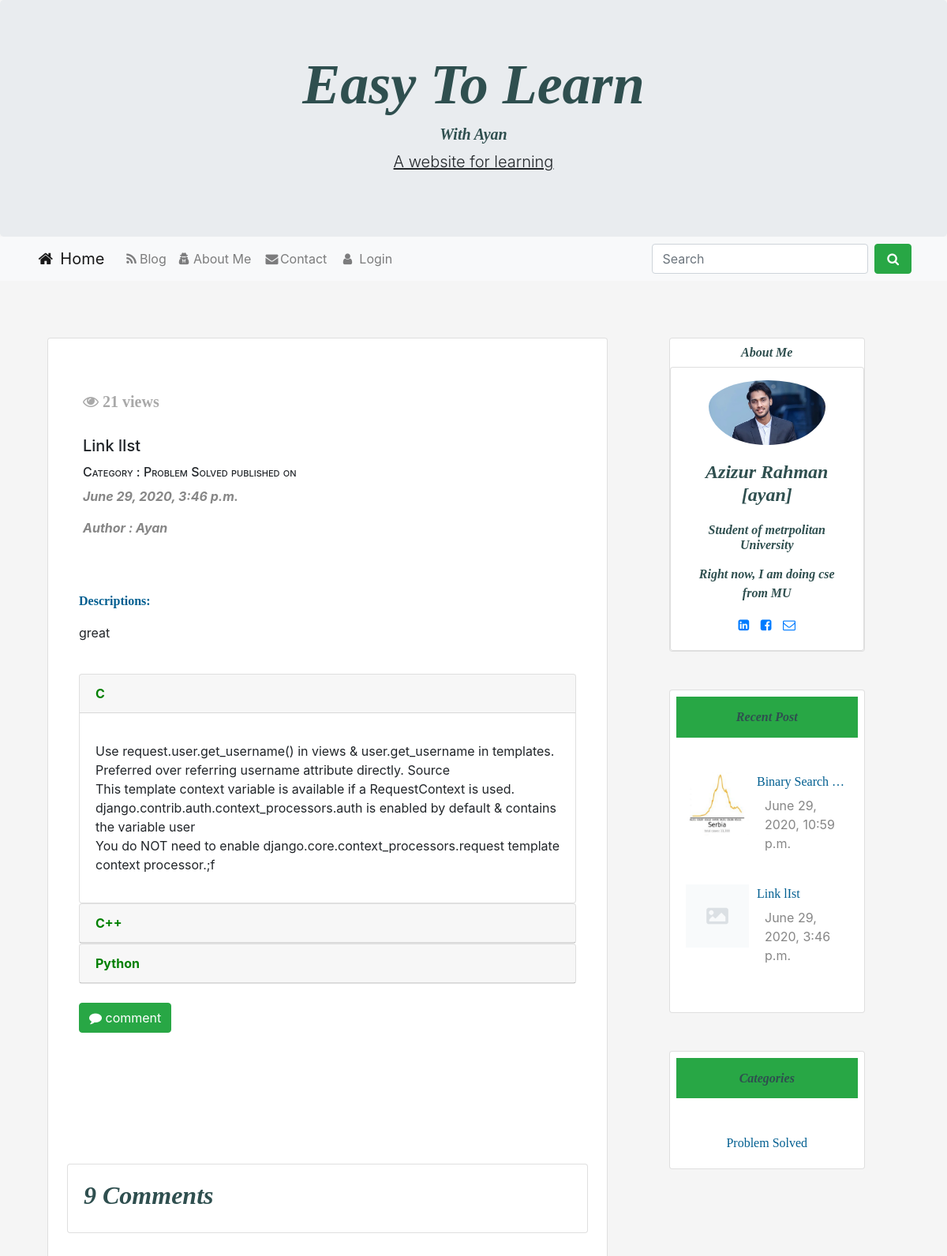
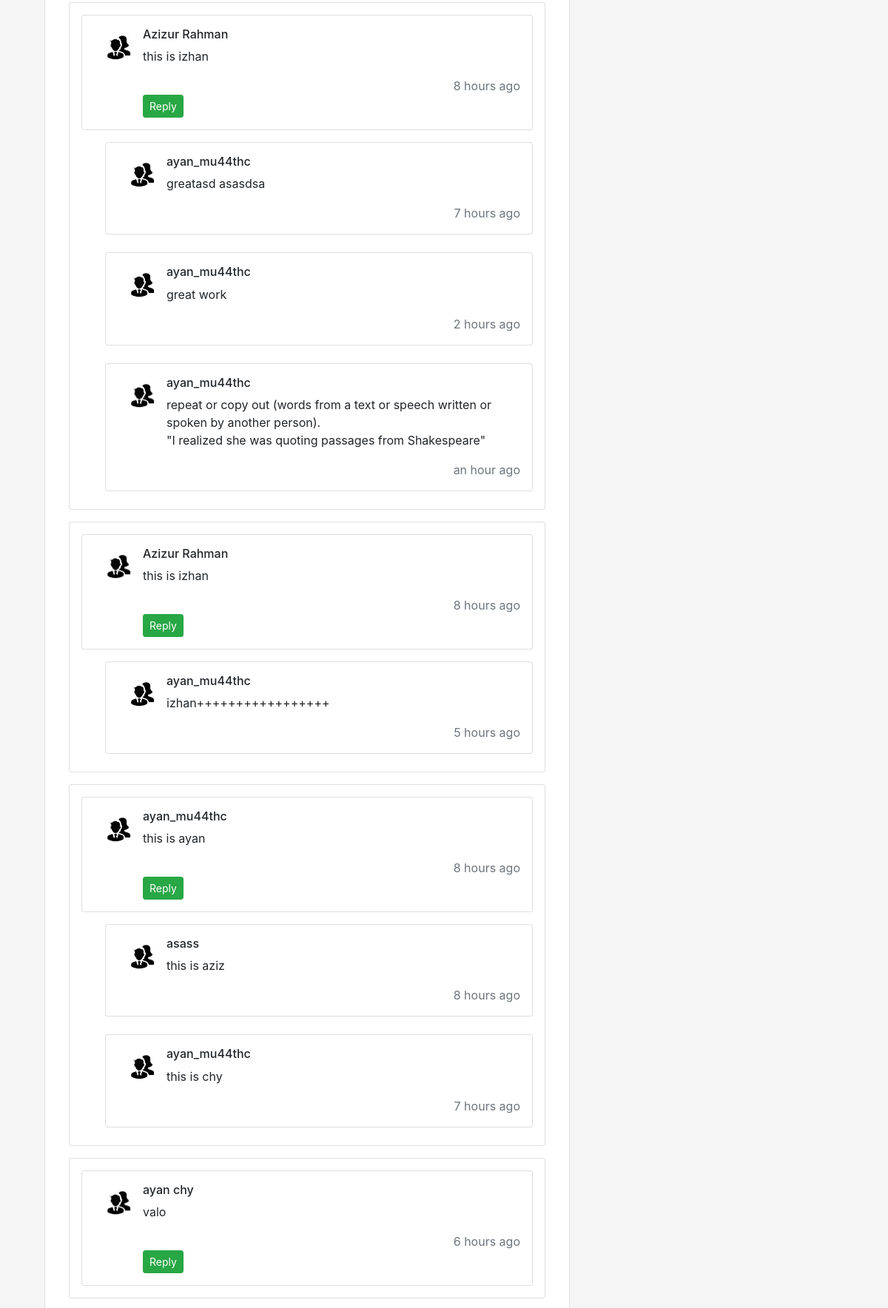
/6/ (upper part), run on the app's committed database (2 pictures, top to bottom).
### home/models.py (models this page shows, shortened)
class Post(models.Model):
    category = models.ForeignKey(Category, on_delete=models.CASCADE)
    postAuthor = models.CharField(max_length=200)
    postId = models.AutoField(primary_key=True, auto_created=True)
    postTitle = models.CharField(max_length=200)
    postTimeDate = models.DateTimeField(auto_now_add=True, auto_now=False, blank=True)
    postInC = models.TextField()
    postInCplus = models.TextField()
    postInPython = models.TextField()
    postDescriptions = models.TextField()
    postUrl = models.TextField(blank=True)
    postImage = models.ImageField(blank=True, null=True)
    views = models.IntegerField(default=0)
    def get_photo_url(self):
        if self.postImage and hasattr(self.postImage, 'url'):
            return self.postImage.url
        else:
            return "/static/no.png"

class Category(models.Model):
    category = models.CharField(max_length=200, primary_key=True)
    def __str__(self):
        return self.category

class Comment(models.Model):
    post = models.ForeignKey(Post, related_name='comments', on_delete=models.CASCADE )
    name = models.CharField(max_length=80)
    email = models.EmailField(max_length=200, blank=True)
    body = models.TextField()
    created = models.DateTimeField(auto_now_add=True)
    updated = models.DateTimeField(auto_now=True)
    active = models.BooleanField(default=True)
    parent = models.ForeignKey('self', null=True, on_delete=models.CASCADE , blank=True, related_name='replies')
    class Meta:
        ordering = ('created',)

### home/views.py (the view)
# urls.py: path('<slug:post>/', views.post_detail, name='readMore')
def post_detail(request, post):
    past = Post.objects.filter(postId=post).first()
    past.views = past.views + 1
    past.save()
    Recent = Post.objects.all().order_by('-postTimeDate')[0:3]
    cat = Category.objects.all()[0:3]
    go_back = post
    post = get_object_or_404(Post, postId=post)
    comments = post.comments.filter(active=True, parent__isnull=True)
    if request.method == 'POST':
        comment_form = CommentForm(data=request.POST)
        if comment_form.is_valid():
            parent_obj = None
            try:
                parent_id = int(request.POST.get('parent_id'))
            except:
                parent_id = None
            if parent_id:
                parent_obj = Comment.objects.get(id=parent_id)
                if parent_obj:
                    replay_comment = comment_form.save(commit=False)
                    replay_comment.parent = parent_obj
            new_comment = comment_form.save(commit=False)
            new_comment.post = post
            new_comment.save()
            return HttpResponseRedirect(reverse('readMore', args=[str(go_back)]))
    else:
        comment_form = CommentForm()
    return render(request,
                  'extra.html',
                  {'post': post,
                   'comments': comments,
                   'comment_form': comment_form,
                   'RecentPost': Recent,
               'Categories': cat,})

### home/forms.py
class CommentForm(forms.ModelForm):
    email = forms.EmailField(widget=forms.TextInput(
        attrs = {
            'class': 'form-control',
            'placeholder' : 'email'
        }
    ))
    name = forms.CharField(widget=forms.TextInput(
        attrs={
            'class': 'form-control',
            'placeholder': 'name'
        }
    ))
    body = forms.CharField( widget=forms.Textarea(
        attrs={
            'class': 'form-control',
        }
    ))
    class Meta:
        model = Comment
        fields = ('name', 'email', 'body')

### templates/extra.html (shortened to what this page needs)
{% extends 'base.html' %}
{% load static %}
{% load humanize %}
 {% block body %}
<div class="container">
  <div class="row">
   <div class="col-sm-8">
          <div class="card pt-4 pl-4 pb-4 pr-4">
                    <div class="card-body">
                        <div class="card-title"><br>
                        <h5 id="views"><i class="fa fa-eye" aria-hidden="true"></i> {{ post.views }} views</h5><br>
                            <h5 class="card-title post-title"> {{ post.postTitle }} </h5>
                            <h6 class="post-category">Category : {{post.category}}
                                published on</h6>
                            <p class="post-time ">
                                {{ post.postTimeDate }}
                            </p>
                            <div class="post-time mb-5">
                                <p class="post">Author : {{ post.postAuthor |truncatewords:2 }}</p>
                            </div>
                        </div>                        </div>
           <div class="container">
  <p class="post d-inline blog-font-style"><strong>Descriptions:</strong></p> <p style="font-family:bitter,georgia,"times new roman",times,serif;">{{ post.postDescriptions  | safe | linebreaks }}</p><br>
  <div id="accordion">
    <div class="card">
      <div class="card-header">
        <a style="font-weight:bold; color:#008000;" class="card-link" data-toggle="collapse" href="#collapseOne">
          C
        </a>
      </div>
      <div id="collapseOne" class="collapse show" data-parent="#accordion">
        <div class="card-body">
        <p class="post" style="font-family:bitter,georgia,"times new roman",times,serif;">{{ post.postInC  | safe | linebreaks }}</p>
        </div>
      </div>
    </div>
    <div class="card">
      <div class="card-header">
        <a style="font-weight:bold; color:#008000;" class="collapsed card-link" data-toggle="collapse" href="#collapseTwo">
        C++
      </a>
      </div>
    </div>
    <div class="card">
      <div class="card-header">
        <a style="font-weight:bold; color:#008000;"  class="collapsed card-link" data-toggle="collapse" href="#collapseThree">
          Python
        </a>
      </div>
    </div>
  </div>
<br>
  <a class=" btn text-white btn-success" data-toggle="collapse" href="#collapseExample" role="button" aria-expanded="false" aria-controls="collapseExample">
   <i class="fa fa-comment" aria-hidden="true"></i> comment</a>
</div>
    <div class="card mb-4  mt-3 ">
      <div class="card-body">
        <h2 id="heading">{{ comments.count }} Comments</h2>
</div>
</div>
{% for comment in comments|dictsort:"created" %}
<div class="card m-2">
    <div class="comment" >
     <div class="card m-3 p-3">
         <div class="d-flex flex-row comment-row m-t-0">
                    <div class="p-2"><img src="{% static 'u.jpg' %}" alt="user" width="50" class="rounded-circle"></div>
                    <div class="comment-text w-100">
                        <h6 class="font-medium">{{comment.name}}</h6> <span class="m-b-15 d-block">{{comment.body|linebreaks }} </span>
                        <div class="comment-footer"> <span class="text-muted float-right">{{ comment.created | naturaltime}}</span><br>  <button type="button" class="btn btn-success btn-sm"
                        data-toggle="collapse" data-target="#collapseExampler{{comment.id}}" aria-expanded="false" aria-controls="collapseExample">Reply</button> </div>
                    </div>
                </div>
     </div>
        {% for replay in comment.replies.all %}
        <div class="card p-3 ml-5 mr-3">
         <div class="d-flex flex-row comment-row m-t-0">
                    <div class="p-2"><img src="{% static 'u.jpg' %}" alt="user" width="50" class="rounded-circle"></div>
                    <div class="comment-text w-100">
                        <h6 class="font-medium">{{replay.name}}</h6> <span class="m-b-15 d-block">{{replay.body|linebreaks }} </span>
                        <div class="comment-footer"> <span class="text-muted float-right">{{ replay.created | naturaltime}}</span><br>
                    </div>
                </div>
     </div>
            </div>
            <br>
        {% endfor %}
    </div>
    </div>
{% empty %}
<h4 id="heading">There are no comments yet.</h4>
{% endfor %}
</div>
  </div>
        <div class="col-sm-3 ml-lg-5" >
          <div class="card text-center ">
                    <h6 id="heading" class="mt-2">About Me</h6>
<div class="card card-cascade">
  <div class="view view-cascade overlay">
    <img class="card-img-top rounded-circle pl-5 pr-5 pt-3" src="{% static 'aya.jpeg' %}" alt="Card image cap">
  </div>
  <div class="card-body card-body-cascade text-center">
    <h4 class="card-title" id="heading" ><strong>Azizur Rahman [ayan]</strong></h4>
    <h6 class="font-weight-bold indigo-text py-2" id="heading" >Student of metrpolitan University</h6>
    <p class="card-text" id="heading" >Right now, I am doing cse from MU
    </p>
    <a href="https://www.linkedin.com/in/azizur-rahman-720636165"  class="btn-floating btn-small btn-fb"><i class="fa fa-linkedin-square

"></i></a>
    <a href="https://www.facebook.com/imayanchy/" class="btn-floating btn-small btn-tw" style="padding:10px;"><i class="fa fa-facebook-square

"></i></a>
    <a href="mailto:aaziz9642@gmail.com"  class="btn-floating btn-small btn-dribbble"><i class="fa fa-envelope-o"></i></a>
  </div>
</div>
                </div>
<div class="card promoting-card mt-5">
<h6 class="bg-success m-2  p-3 text-center" id="heading">Recent Post</h6>
 <div class="card-body">
                        <div class="mt-3">
                             {% for post in RecentPost%}
                            <img style="float:left;" class="d-inline-block" src="{{ post.get_photo_url }}" height=80;
                                width=80; alt="abc">
                            <a href="{% url 'readMore' post.postId %}">
                                <p  style="margin-left:90px;" class="text-style" >
                                    {{ post.postTitle |truncatewords:2 }}
                                </p>
                            </a>
                            <p style="margin-left:100px; margin-top:-10px;" class="description">{{ post.postTimeDate }}</p>
                            <br>
                             {% endfor %}
                        </div>
                    </div>
</div>
<div class="card promoting-card mt-5">
<h6 class="bg-success m-2 p-3 text-center" id="heading">Categories</h6>
  <div class="card-body">
                        <div class="mt-3 text-center">
                             {% for cat in Categories%}
                            <a class="text-style" href="#"> {{cat.category}} </a><br>
                             {% endfor %}
                        </div>
                    </div>
</div>
</div>
</div>
</div>
{% endblock body %}

### static/css/style.css (style rules this page uses)
#heading { font-family:bitter,georgia,"times new roman",times,serif; font-weight:bold; color:#2F4F4F; font-style: italic }
.post-time { color:#868686; font-weight:bold; font-style: italic }
.description { color:#868686; fon-weight:bold; margin-top:-2px; }
.text-style { font-family:bitter,georgia,"times new roman",times,serif; color:#005E90; }
.post-category { font-variant: petite-caps; }
#views { font-family:bitter,georgia,"times new roman",times,serif; font-weight:bold; color:#A9A9A9; }
.blog-font-style { font-family:bitter,georgia,"times new roman",times,serif; color:#005E90; }

### data on the page
Post: views "21", postTitle "Link lIst", category "Problem Solved", postTimeDate "June 29, 2020, 3:46 p.m.", postAuthor "Ayan", postDescriptions "great", postInC "Use request.user.get_username() in views & user.get_username in templates. Preferred over referring username attribute directly. Source This template context variable is available if a RequestContext is used. django.contrib.auth.context_processors.auth is enabled by default & contains the variable user You do NOT need to enable django.core.context_processors.request template context processor.;f", shows a picture
Comment: name "Azizur Rahman", body "this is izhan", created "8 hours ago"
Comment: name "ayan_mu44thc", body "greatasd asasdsa", created "7 hours ago"
Comment: name "ayan_mu44thc", body "great work", created "2 hours ago"
Comment: name "ayan_mu44thc", body "repeat or copy out (words from a text or speech written or spoken by another person). \"I realized she was quoting passages from Shakespeare\"", created "an hour ago"
Comment: name "Azizur Rahman", body "this is izhan", created "8 hours ago"
Comment: name "ayan_mu44thc", body "izhan+++++++++++++++++", created "5 hours ago"
Comment: name "ayan_mu44thc", body "this is ayan", created "8 hours ago"
Comment: name "asass", body "this is aziz", created "8 hours ago"
Comment: name "ayan_mu44thc", body "this is chy", created "7 hours ago"
Comment: name "ayan chy", body "valo", created "6 hours ago"
Post: get_photo_url (picture), postTitle "Binary Search …", postTimeDate "June 29, 2020, 10:59 p.m."
Category: category "Problem Solved"

### other printed values
{{ comments.count }} "9"
